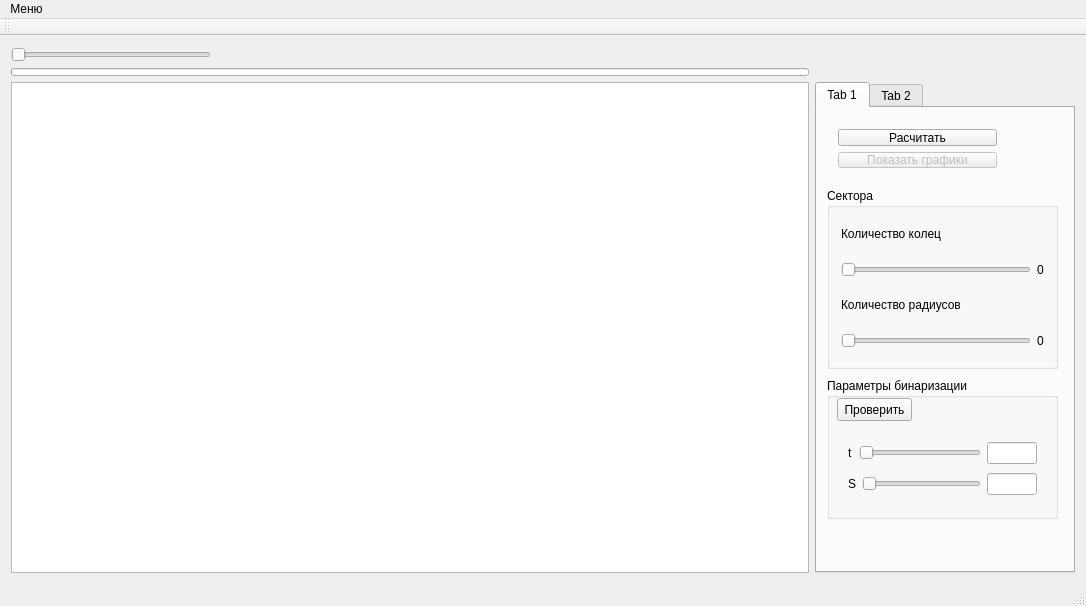
<?xml version="1.0" encoding="UTF-8"?>
<ui version="4.0">
 <class>MainWindow</class>
 <widget class="QMainWindow" name="MainWindow">
  <property name="geometry">
   <rect>
    <x>0</x>
    <y>0</y>
    <width>1086</width>
    <height>606</height>
   </rect>
  </property>
  <property name="windowTitle">
   <string>MelanomaContours</string>
  </property>
  <widget class="QWidget" name="centralWidget">
   <layout class="QGridLayout" name="gridLayout">
    <item row="2" column="0">
     <widget class="ImageView" name="imageView">
      <property name="minimumSize">
       <size>
        <width>400</width>
        <height>400</height>
       </size>
      </property>
     </widget>
    </item>
    <item row="0" column="0">
     <widget class="QSlider" name="horizontalSlider">
      <property name="maximumSize">
       <size>
        <width>200</width>
        <height>16777215</height>
       </size>
      </property>
      <property name="orientation">
       <enum>Qt::Horizontal</enum>
      </property>
     </widget>
    </item>
    <item row="2" column="1">
     <widget class="QTabWidget" name="tabWidget">
      <property name="minimumSize">
       <size>
        <width>260</width>
        <height>0</height>
       </size>
      </property>
      <property name="maximumSize">
       <size>
        <width>200</width>
        <height>16777215</height>
       </size>
      </property>
      <property name="currentIndex">
       <number>0</number>
      </property>
      <widget class="QWidget" name="tab">
       <attribute name="title">
        <string>Tab 1</string>
       </attribute>
       <widget class="QWidget" name="layoutWidget">
        <property name="geometry">
         <rect>
          <x>10</x>
          <y>10</y>
          <width>181</width>
          <height>61</height>
         </rect>
        </property>
        <layout class="QVBoxLayout" name="verticalLayout">
         <item>
          <widget class="QPushButton" name="pushButton">
           <property name="text">
            <string>Расчитать</string>
           </property>
          </widget>
         </item>
         <item>
          <widget class="QPushButton" name="pushButton_2">
           <property name="enabled">
            <bool>false</bool>
           </property>
           <property name="text">
            <string>Показать графики</string>
           </property>
          </widget>
         </item>
        </layout>
       </widget>
       <widget class="QGroupBox" name="groupBox">
        <property name="geometry">
         <rect>
          <x>10</x>
          <y>80</y>
          <width>231</width>
          <height>181</height>
         </rect>
        </property>
        <property name="title">
         <string>Сектора</string>
        </property>
        <layout class="QVBoxLayout" name="verticalLayout_4">
         <item>
          <layout class="QVBoxLayout" name="verticalLayout_2">
           <item>
            <widget class="QLabel" name="label">
             <property name="text">
              <string>Количество колец</string>
             </property>
            </widget>
           </item>
           <item>
            <layout class="QHBoxLayout" name="horizontalLayout_2">
             <item>
              <widget class="QSlider" name="horizontalSlider_2">
               <property name="minimum">
                <number>1</number>
               </property>
               <property name="maximum">
                <number>50</number>
               </property>
               <property name="orientation">
                <enum>Qt::Horizontal</enum>
               </property>
              </widget>
             </item>
             <item>
              <widget class="QLabel" name="label_3">
               <property name="text">
                <string>0</string>
               </property>
              </widget>
             </item>
            </layout>
           </item>
          </layout>
         </item>
         <item>
          <layout class="QVBoxLayout" name="verticalLayout_3">
           <item>
            <widget class="QLabel" name="label_2">
             <property name="text">
              <string>Количество радиусов</string>
             </property>
            </widget>
           </item>
           <item>
            <layout class="QHBoxLayout" name="horizontalLayout">
             <item>
              <widget class="QSlider" name="horizontalSlider_3">
               <property name="minimum">
                <number>2</number>
               </property>
               <property name="maximum">
                <number>100</number>
               </property>
               <property name="orientation">
                <enum>Qt::Horizontal</enum>
               </property>
              </widget>
             </item>
             <item>
              <widget class="QLabel" name="label_4">
               <property name="text">
                <string>0</string>
               </property>
              </widget>
             </item>
            </layout>
           </item>
          </layout>
         </item>
        </layout>
       </widget>
       <widget class="QGroupBox" name="groupBox_2">
        <property name="geometry">
         <rect>
          <x>10</x>
          <y>270</y>
          <width>231</width>
          <height>141</height>
         </rect>
        </property>
        <property name="title">
         <string>Параметры бинаризации</string>
        </property>
        <widget class="QPushButton" name="pushButton_3">
         <property name="geometry">
          <rect>
           <x>10</x>
           <y>20</y>
           <width>75</width>
           <height>23</height>
          </rect>
         </property>
         <property name="text">
          <string>Проверить</string>
         </property>
        </widget>
        <widget class="QWidget" name="">
         <property name="geometry">
          <rect>
           <x>10</x>
           <y>50</y>
           <width>211</width>
           <height>81</height>
          </rect>
         </property>
         <layout class="QVBoxLayout" name="verticalLayout_5">
          <item>
           <layout class="QHBoxLayout" name="horizontalLayout_3">
            <item>
             <widget class="QLabel" name="label_5">
              <property name="text">
               <string>t</string>
              </property>
             </widget>
            </item>
            <item>
             <widget class="QSlider" name="horizontalSlider_4">
              <property name="maximum">
               <number>100</number>
              </property>
              <property name="orientation">
               <enum>Qt::Horizontal</enum>
              </property>
             </widget>
            </item>
            <item>
             <widget class="QLineEdit" name="lineEdit">
              <property name="maximumSize">
               <size>
                <width>50</width>
                <height>16777215</height>
               </size>
              </property>
             </widget>
            </item>
           </layout>
          </item>
          <item>
           <layout class="QHBoxLayout" name="horizontalLayout_4">
            <item>
             <widget class="QLabel" name="label_6">
              <property name="text">
               <string>S</string>
              </property>
             </widget>
            </item>
            <item>
             <widget class="QSlider" name="horizontalSlider_5">
              <property name="minimum">
               <number>1</number>
              </property>
              <property name="maximum">
               <number>100</number>
              </property>
              <property name="orientation">
               <enum>Qt::Horizontal</enum>
              </property>
             </widget>
            </item>
            <item>
             <widget class="QLineEdit" name="lineEdit_2">
              <property name="maximumSize">
               <size>
                <width>50</width>
                <height>16777215</height>
               </size>
              </property>
             </widget>
            </item>
           </layout>
          </item>
         </layout>
        </widget>
       </widget>
      </widget>
      <widget class="QWidget" name="tab_2">
       <attribute name="title">
        <string>Tab 2</string>
       </attribute>
      </widget>
     </widget>
    </item>
    <item row="1" column="0">
     <widget class="QProgressBar" name="progressBar">
      <property name="minimumSize">
       <size>
        <width>0</width>
        <height>8</height>
       </size>
      </property>
      <property name="maximumSize">
       <size>
        <width>16777215</width>
        <height>8</height>
       </size>
      </property>
      <property name="value">
       <number>0</number>
      </property>
      <property name="textVisible">
       <bool>false</bool>
      </property>
     </widget>
    </item>
   </layout>
  </widget>
  <widget class="QMenuBar" name="menuBar">
   <property name="geometry">
    <rect>
     <x>0</x>
     <y>0</y>
     <width>1086</width>
     <height>21</height>
    </rect>
   </property>
   <widget class="QMenu" name="menu">
    <property name="title">
     <string>Меню</string>
    </property>
    <addaction name="loadImageAction"/>
   </widget>
   <addaction name="menu"/>
  </widget>
  <widget class="QToolBar" name="mainToolBar">
   <attribute name="toolBarArea">
    <enum>TopToolBarArea</enum>
   </attribute>
   <attribute name="toolBarBreak">
    <bool>false</bool>
   </attribute>
  </widget>
  <widget class="QStatusBar" name="statusBar"/>
  <action name="loadImageAction">
   <property name="text">
    <string>Загрузить изображение</string>
   </property>
  </action>
 </widget>
 <layoutdefault spacing="6" margin="11"/>
 <customwidgets>
  <customwidget>
   <class>ImageView</class>
   <extends>QGraphicsView</extends>
   <header>Views/imageview.h</header>
  </customwidget>
 </customwidgets>
 <resources/>
 <connections/>
</ui>
